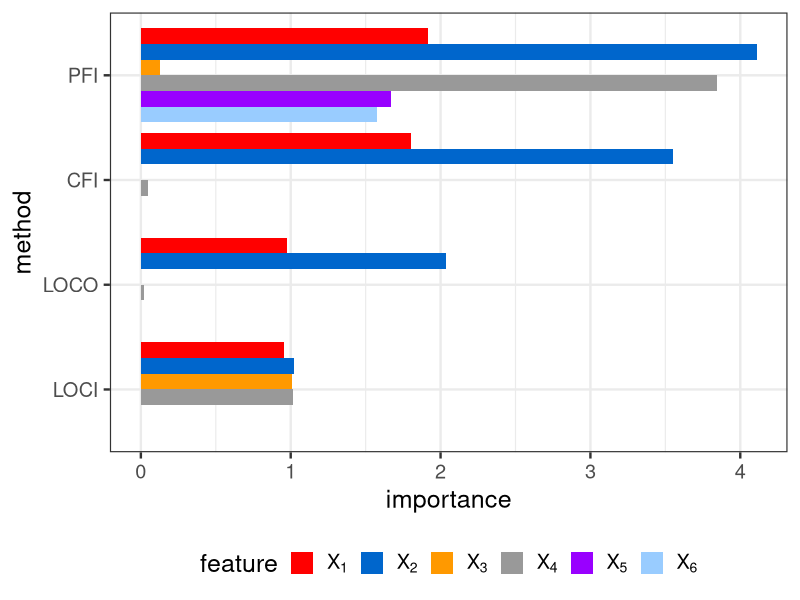
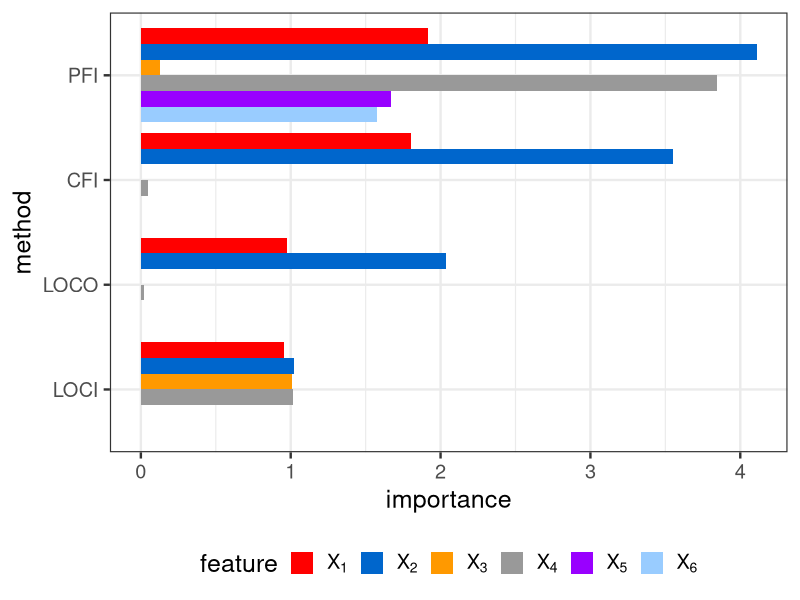

Recreate these plots in R, in order.
library(ggplot2)
theme_set(theme_bw(base_size = 18))
color_vector = c("red", "#0066CC", "#FF9900", "#999999", "#9900FF", "#99CCFF")


# load datasets
df_pfi_cfi = read.csv("./simulations/data/sim5_df_res_pfi_cfi.csv")
df_loco_loci = read.csv("./simulations/data/sim5_df_res_loco_loci.csv")


df = rbind(df_pfi_cfi, df_loco_loci)
df$feature = as.factor(df$feature)
df$i = length(df$feature):1


# Plot
sim5 = ggplot(data = df, aes(y = reorder(type, i),  x = importance, fill = reorder(feature, i))) +
  geom_col(position = position_dodge()) +
  labs(y = "method",
       fill = "feature") + 
  scale_fill_manual(values = color_vector, breaks = c("x1", "x2", "x3", "x4", "x5", "x6"), 
                    labels = c(expression(X[1]), expression(X[2]), expression(X[3]), expression(X[4]), expression(X[5]), expression(X[6]))) +
  theme(legend.position = "bottom") +
  guides(fill = guide_legend(nrow = 1))

sim5

# Save plot
ggsave(filename = "./simulations/plots/sim5.pdf")